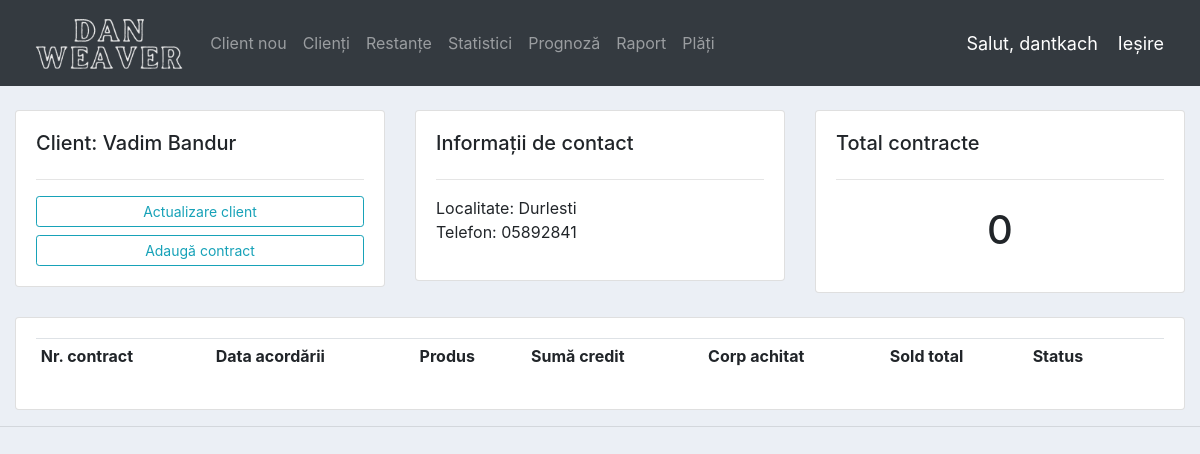
/client/19/ (signed in), run on an earlier commit of the app's database.
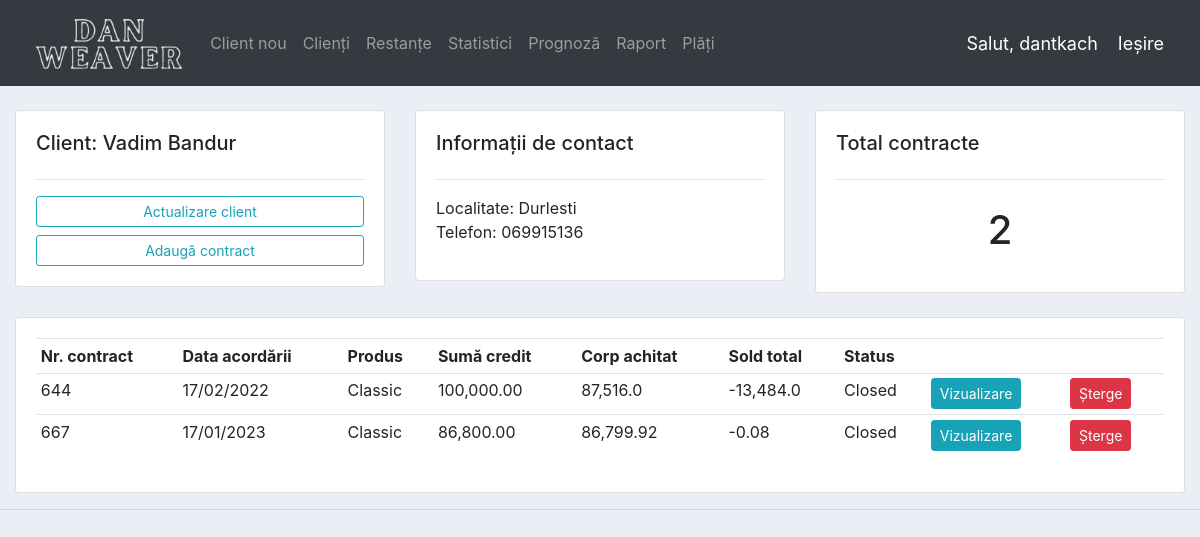
And on a later commit of the database.
### accounts/models.py (models this page shows, shortened)
class Client(models.Model):
    PERSON = (
        ('Physical', 'Physical'),
        ('Juridical', 'Juridical')
    )
    GENDER = (
        ('Male', 'Male'),
        ('Female', 'Female')
    )
    company_name = models.CharField(max_length=200, null=True)
    jur_address = models.CharField(max_length=200, null=True, blank=True)
    administrator = models.CharField(max_length=200, null=True, blank=True)
    first_name = models.CharField(max_length=200, null=True, blank=True)
    last_name = models.CharField(max_length=200, null=True, blank=True)
    person = models.CharField(max_length=200, null=True,
                              choices=PERSON, default="Physical")
    gender = models.CharField(max_length=200, null=True,
                              choices=GENDER, default="Male")
    location = models.CharField(max_length=200, null=True, blank=True)
    phone_num = models.CharField(max_length=20, null=True, blank=True)
    idnp = models.CharField(max_length=20, null=True, blank=True)
    id_card_nr = models.CharField(max_length=200, null=True, blank=True)
    id_card_office = models.CharField(max_length=200, null=True, blank=True)
    id_card_date = models.DateField(null=True, blank=True)
    birth_date = models.DateField(null=True, blank=True)
    bank_name = models.CharField(max_length=200, null=True, blank=True)
    bank_code = models.CharField(max_length=200, null=True, blank=True)
    bank_account = models.CharField(max_length=200, null=True, blank=True)
    registration_date = models.DateField(null=True, blank=True)
    registration_nr = models.CharField(max_length=20, null=True, blank=True)

class Contract(models.Model):
    STATUS = (
        ('Active', 'Active'),
        ('Closed', 'Closed'),
        ('Colectare', 'Colectare'),
        ('Judecata', 'Judecata'),
        ('Bad Client', 'Bad Client'),
        ('Refinantare', 'Refinantare')
    )
    CALC_METHOD = (
        ('Declining Balance', 'Declining Balance'),
        ('Declining Balance (OLD)', 'Declining Balance (OLD)'),
        ('Fixed Flat', 'Fixed Flat'),
    )
    PRODUCT = {
        ('Classic', 'Classic'),
        ('Imobil', 'Imobil'),
        ('Special', 'Special'),
        ('Consum', 'Consum')
    }
    CURRENCY = {
        ('MDL', 'MDL'),
        ('EUR', 'EUR'),
    }
    ECONOMICAL_SECTOR = (
        ('Agricultură', 'Agricultură'),
        ('Comerț', 'Comerț'),
        ('Construcții', 'Construcții'),
        ('Consum', 'Consum'),
        ('Imobil', 'Imobil'),
        ('Transport', 'Transport'),
        ('Prestarea serviciilor', 'Prestarea serviciilor'),
        ('Industria energetică', 'Industria energetică'),
        ('Industria productivă', 'Industria productivă'),
        ('Industria Alim. și Procesare', 'Industria Alim. și Procesare'),
        ('Alte scopuri', 'Alte scopuri')
    )
    TERM = (
        ('Long', 'Long'),
        ('Short', 'Short')
    )
    id = models.IntegerField(primary_key=True)
    client = models.ForeignKey(Client, null=True, on_delete=models.CASCADE)
    status = models.CharField(max_length=200, null=True,
                              choices=STATUS, default='Active')
    scope = models.CharField(max_length=200, null=True, blank=True)
    sector = models.CharField(max_length=200, null=True,
                              choices=ECONOMICAL_SECTOR, default='Agricultură')
    term = models.CharField(max_length=200, null=True,
                            choices=TERM, default='Long')
    date_created = models.DateField(null=True)
    date_closed = models.DateField(null=True, blank=True)
    product = models.CharField(max_length=200, null=True,
                               choices=PRODUCT, default='Classic')
    loan = models.DecimalField(max_digits=15, decimal_places=2, null=True)
    months = models.IntegerField(null=True)
    interest_rate = models.DecimalField(max_digits=10,
                                        decimal_places=3, null=True)
    annual_payments = models.IntegerField(null=True)
    calc_method = models.CharField(max_length=100,
                                   null=True, choices=CALC_METHOD)
    month_sum = models.DecimalField(max_digits=10, decimal_places=3, null=True)
    grace_period = models.IntegerField(null=True)
    currency = models.CharField(max_length=100, null=True,
                                choices=CURRENCY, default='MDL')
    exchange_rate = models.DecimalField(max_digits=15, decimal_places=3,
                                        default=1, blank=True)
    comments = models.TextField(null=True)
    comission = models.DecimalField(max_digits=10, decimal_places=3, null=True)
    residual = models.DecimalField(max_digits=15, decimal_places=2, null=True, blank=True, default=0)
    fee_issue = models.DecimalField(max_digits=10, decimal_places=3, null=True, blank=True, default=0)
    fee_issue_months = models.IntegerField(null=True, blank=True, default=1)

### accounts/decorators.py (the view)
		def wrapper_func(request, *args, **kwargs):
			group = None
			if request.user.groups.exists():
				group = request.user.groups.all()[0].name
			if group in allowed_roles:
				return view_func(request, *args, **kwargs)
			else:
				return HttpResponse('You are not authorized to view this page')

### accounts/templates/accounts/client.html
{%  extends 'accounts/my_main.html' %}
{% block content %}
	<br>
<div class="row">
	<div class="col-md">
		<div class="card card-body">
			{% if client.person == "Physical" %}
				<h5>Client: {{client.first_name}} {{client.last_name}}</h5>
			{% elif client.person == "Juridical" %}
				<h5>Client: {{client.company_name}}</h5>
			{% endif %}
			<hr>
			<a class="btn btn-outline-info  btn-sm btn-block" href="{% url 'update_client' client.id %}">Actualizare client</a>
			<a class="btn btn-outline-info  btn-sm btn-block" href="{% url 'create_contract' client.id %}">Adaugă contract</a>
		</div>
	</div>
	<div class="col-md">
		<div class="card card-body">
			<h5>Informații de contact</h5>
			<hr>
			<p>Localitate: {{client.location}} <br> Telefon: {{client.phone_num}}</p>
		</div>
	</div>
	<div class="col-md">
		<div class="card card-body">
			<h5>Total contracte</h5>
			<hr>
			<h1 style="text-align: center;padding: 10px">{{contracts_count}}</h1>
		</div>
	</div>
</div>
<br>
<div class="row">
	<div class="col-md">
		<div class="card card-body">
			<table class="table table-sm">
				<tr>
					<th>Nr. contract</th>
					<th>Data acordării</th>
					<th>Produs</th>
					<th>Sumă credit</th>
					<th>Corp achitat</th>
					<th>Sold total</th>
					<th>Status</th>
					<th></th>
					<th></th>
				</tr>
				{% for contract in contracts %}
				<tr>
					<td>{{contract.0}}</td>
					<td>{{contract.1|date:"d/m/Y"}}</td>
					<td>{{contract.2}}</td>
					<td>{{contract.3}}</td>
					<td>{{contract.5.0.7}}</td>
					<td>{{contract.5.0.3}}</td>
					<td>{{contract.4}}</td>
					<td><a class="btn btn-sm btn-info" href="{% url 'view_contract' contract.0 %}">Vizualizare</a></td>
					<td><a class="btn btn-sm btn-danger" href="{% url 'delete_contract' contract.0 %}">Șterge</a></td>
				</tr>
				{% endfor %}
			</table>
		</div>
	</div>
</div>
{% endblock %}

What changed in the data, as far as the page shows it:
changed Client "Vadim": phone_num "05892841" → "069915136"
added Contract: date_created "17/02/2022", product "Classic", loan "100,000.00", status "Closed"
added Contract: date_created "17/01/2023", product "Classic", loan "86,800.00", status "Closed"
Also different on the page:
{{ contracts_count }}: "0" → "2"
new list line: "644 87,516.0 -13,484.0 Vizualizare Șterge"
new list line: "667 86,799.92 -0.08 Vizualizare Șterge"
